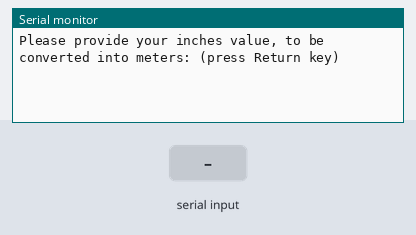
Bench run of a sketch on a simulated Arduino Uno, built with avr-gcc and run on an emulated ATmega328P. On the bench: the last lines printed to the serial monitor. The inputs (shaded band) are chosen by the test bench.

Above: at 1.2 s.
1.3 s: "90,45\n" received over Serial
At 2.3 s:
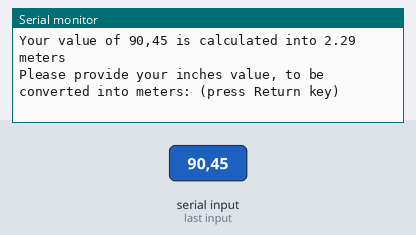
2.8 s: "5\n" received over Serial
At 3.2 s:
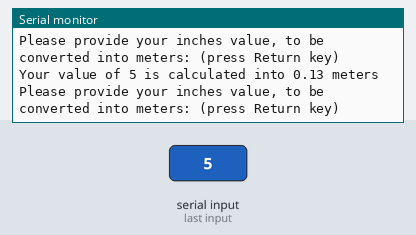

The sketch:

inch_to_meter.ino
```cpp
void setup() {
  // put your setup code here, to run once:

  Serial.begin(9600);
  Serial.setTimeout(60000);


}

void loop() {
  // put your main code here, to run repeatedly:
  //Serial.println("Testje from VSC");
  float inchesInput;
  float metersOutput;
  Serial.println("Please provide your inches value, to be converted into meters: (press Return key)");
  String inchesInputStr = Serial.readStringUntil('\n');

  //  For the conversion of 1 inch to meter, divide the length value by 39.37.  --> formulate from people smarter then myself
  inchesInput = inchesInputStr.toFloat();

  metersOutput = inchesInput/39.37;

  Serial.println("Your value of " + inchesInputStr + " is calculated into " + metersOutput + " meters");


  //delay(6000);


}
```

Measured:
- after the input at 1.3 s, the serial monitor: prints a new line at once (image 1)
- after the input at 2.8 s, the serial monitor: prints a new line at once (image 2)
